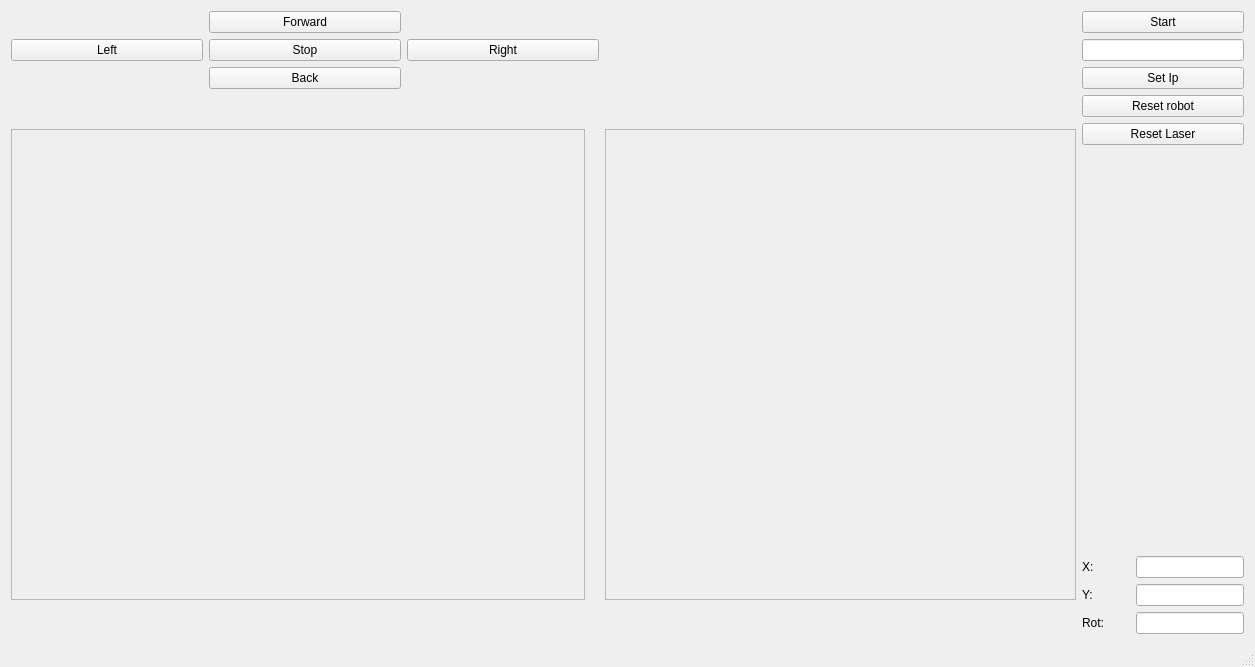
<?xml version="1.0" encoding="UTF-8"?>
<ui version="4.0">
 <class>MainWindow</class>
 <widget class="QMainWindow" name="MainWindow">
  <property name="geometry">
   <rect>
    <x>0</x>
    <y>0</y>
    <width>1255</width>
    <height>667</height>
   </rect>
  </property>
  <property name="windowTitle">
   <string>MainWindow</string>
  </property>
  <widget class="QWidget" name="centralWidget">
   <layout class="QGridLayout" name="gridLayout">
    <item row="1" column="0">
     <layout class="QGridLayout" name="gridLayout_2">
      <item row="1" column="2">
       <widget class="QPushButton" name="pushButton_5">
        <property name="sizePolicy">
         <sizepolicy hsizetype="Expanding" vsizetype="Fixed">
          <horstretch>0</horstretch>
          <verstretch>0</verstretch>
         </sizepolicy>
        </property>
        <property name="text">
         <string>Right</string>
        </property>
       </widget>
      </item>
      <item row="0" column="1">
       <widget class="QPushButton" name="pushButton_2">
        <property name="sizePolicy">
         <sizepolicy hsizetype="Expanding" vsizetype="Fixed">
          <horstretch>0</horstretch>
          <verstretch>0</verstretch>
         </sizepolicy>
        </property>
        <property name="text">
         <string>Forward</string>
        </property>
       </widget>
      </item>
      <item row="1" column="0">
       <widget class="QPushButton" name="pushButton_6">
        <property name="sizePolicy">
         <sizepolicy hsizetype="Expanding" vsizetype="Fixed">
          <horstretch>0</horstretch>
          <verstretch>0</verstretch>
         </sizepolicy>
        </property>
        <property name="text">
         <string>Left</string>
        </property>
       </widget>
      </item>
      <item row="2" column="1">
       <widget class="QPushButton" name="pushButton_3">
        <property name="sizePolicy">
         <sizepolicy hsizetype="Expanding" vsizetype="Fixed">
          <horstretch>0</horstretch>
          <verstretch>0</verstretch>
         </sizepolicy>
        </property>
        <property name="text">
         <string>Back</string>
        </property>
       </widget>
      </item>
      <item row="1" column="1">
       <widget class="QPushButton" name="pushButton_4">
        <property name="sizePolicy">
         <sizepolicy hsizetype="Expanding" vsizetype="Fixed">
          <horstretch>0</horstretch>
          <verstretch>0</verstretch>
         </sizepolicy>
        </property>
        <property name="text">
         <string>Stop</string>
        </property>
       </widget>
      </item>
     </layout>
    </item>
    <item row="1" column="3">
     <layout class="QVBoxLayout" name="verticalLayout">
      <item>
       <widget class="QPushButton" name="pushButton_9">
        <property name="sizePolicy">
         <sizepolicy hsizetype="Fixed" vsizetype="Fixed">
          <horstretch>0</horstretch>
          <verstretch>0</verstretch>
         </sizepolicy>
        </property>
        <property name="minimumSize">
         <size>
          <width>162</width>
          <height>0</height>
         </size>
        </property>
        <property name="text">
         <string>Start</string>
        </property>
       </widget>
      </item>
      <item>
       <widget class="QLineEdit" name="lineEdit">
        <property name="sizePolicy">
         <sizepolicy hsizetype="Fixed" vsizetype="Fixed">
          <horstretch>0</horstretch>
          <verstretch>0</verstretch>
         </sizepolicy>
        </property>
        <property name="minimumSize">
         <size>
          <width>162</width>
          <height>0</height>
         </size>
        </property>
       </widget>
      </item>
      <item>
       <widget class="QPushButton" name="pushButton">
        <property name="sizePolicy">
         <sizepolicy hsizetype="Fixed" vsizetype="Fixed">
          <horstretch>0</horstretch>
          <verstretch>0</verstretch>
         </sizepolicy>
        </property>
        <property name="minimumSize">
         <size>
          <width>162</width>
          <height>0</height>
         </size>
        </property>
        <property name="text">
         <string>Set Ip</string>
        </property>
       </widget>
      </item>
     </layout>
    </item>
    <item row="2" column="3">
     <layout class="QVBoxLayout" name="verticalLayout_2">
      <item>
       <widget class="QPushButton" name="pushButton_8">
        <property name="sizePolicy">
         <sizepolicy hsizetype="Fixed" vsizetype="Fixed">
          <horstretch>0</horstretch>
          <verstretch>0</verstretch>
         </sizepolicy>
        </property>
        <property name="minimumSize">
         <size>
          <width>162</width>
          <height>0</height>
         </size>
        </property>
        <property name="text">
         <string>Reset robot</string>
        </property>
       </widget>
      </item>
      <item>
       <widget class="QPushButton" name="pushButton_7">
        <property name="sizePolicy">
         <sizepolicy hsizetype="Fixed" vsizetype="Fixed">
          <horstretch>0</horstretch>
          <verstretch>0</verstretch>
         </sizepolicy>
        </property>
        <property name="minimumSize">
         <size>
          <width>162</width>
          <height>0</height>
         </size>
        </property>
        <property name="text">
         <string>Reset Laser</string>
        </property>
       </widget>
      </item>
      <item>
       <spacer name="verticalSpacer">
        <property name="orientation">
         <enum>Qt::Vertical</enum>
        </property>
        <property name="sizeHint" stdset="0">
         <size>
          <width>20</width>
          <height>40</height>
         </size>
        </property>
       </spacer>
      </item>
      <item>
       <layout class="QGridLayout" name="gridLayout_3">
        <item row="0" column="0">
         <widget class="QLabel" name="label">
          <property name="text">
           <string>X:</string>
          </property>
         </widget>
        </item>
        <item row="2" column="0">
         <widget class="QLabel" name="label_3">
          <property name="text">
           <string>Rot:</string>
          </property>
         </widget>
        </item>
        <item row="1" column="0">
         <widget class="QLabel" name="label_2">
          <property name="text">
           <string>Y:</string>
          </property>
         </widget>
        </item>
        <item row="0" column="1">
         <widget class="QLineEdit" name="lineEdit_2">
          <property name="sizePolicy">
           <sizepolicy hsizetype="Fixed" vsizetype="Fixed">
            <horstretch>0</horstretch>
            <verstretch>0</verstretch>
           </sizepolicy>
          </property>
          <property name="focusPolicy">
           <enum>Qt::NoFocus</enum>
          </property>
          <property name="readOnly">
           <bool>true</bool>
          </property>
         </widget>
        </item>
        <item row="1" column="1">
         <widget class="QLineEdit" name="lineEdit_3">
          <property name="sizePolicy">
           <sizepolicy hsizetype="Fixed" vsizetype="Fixed">
            <horstretch>0</horstretch>
            <verstretch>0</verstretch>
           </sizepolicy>
          </property>
          <property name="focusPolicy">
           <enum>Qt::NoFocus</enum>
          </property>
          <property name="readOnly">
           <bool>true</bool>
          </property>
         </widget>
        </item>
        <item row="2" column="1">
         <widget class="QLineEdit" name="lineEdit_4">
          <property name="sizePolicy">
           <sizepolicy hsizetype="Fixed" vsizetype="Fixed">
            <horstretch>0</horstretch>
            <verstretch>0</verstretch>
           </sizepolicy>
          </property>
          <property name="focusPolicy">
           <enum>Qt::NoFocus</enum>
          </property>
          <property name="readOnly">
           <bool>true</bool>
          </property>
         </widget>
        </item>
       </layout>
      </item>
     </layout>
    </item>
    <item row="2" column="0">
     <widget class="QFrame" name="frame_2">
      <property name="sizePolicy">
       <sizepolicy hsizetype="Fixed" vsizetype="Fixed">
        <horstretch>0</horstretch>
        <verstretch>0</verstretch>
       </sizepolicy>
      </property>
      <property name="minimumSize">
       <size>
        <width>574</width>
        <height>471</height>
       </size>
      </property>
      <property name="frameShape">
       <enum>QFrame::StyledPanel</enum>
      </property>
      <property name="frameShadow">
       <enum>QFrame::Raised</enum>
      </property>
     </widget>
    </item>
    <item row="2" column="1">
     <widget class="QFrame" name="frame">
      <property name="sizePolicy">
       <sizepolicy hsizetype="Fixed" vsizetype="Fixed">
        <horstretch>0</horstretch>
        <verstretch>0</verstretch>
       </sizepolicy>
      </property>
      <property name="minimumSize">
       <size>
        <width>471</width>
        <height>471</height>
       </size>
      </property>
      <property name="frameShape">
       <enum>QFrame::StyledPanel</enum>
      </property>
      <property name="frameShadow">
       <enum>QFrame::Raised</enum>
      </property>
     </widget>
    </item>
   </layout>
  </widget>
  <widget class="QStatusBar" name="statusBar"/>
 </widget>
 <layoutdefault spacing="6" margin="11"/>
 <resources/>
 <connections/>
</ui>
